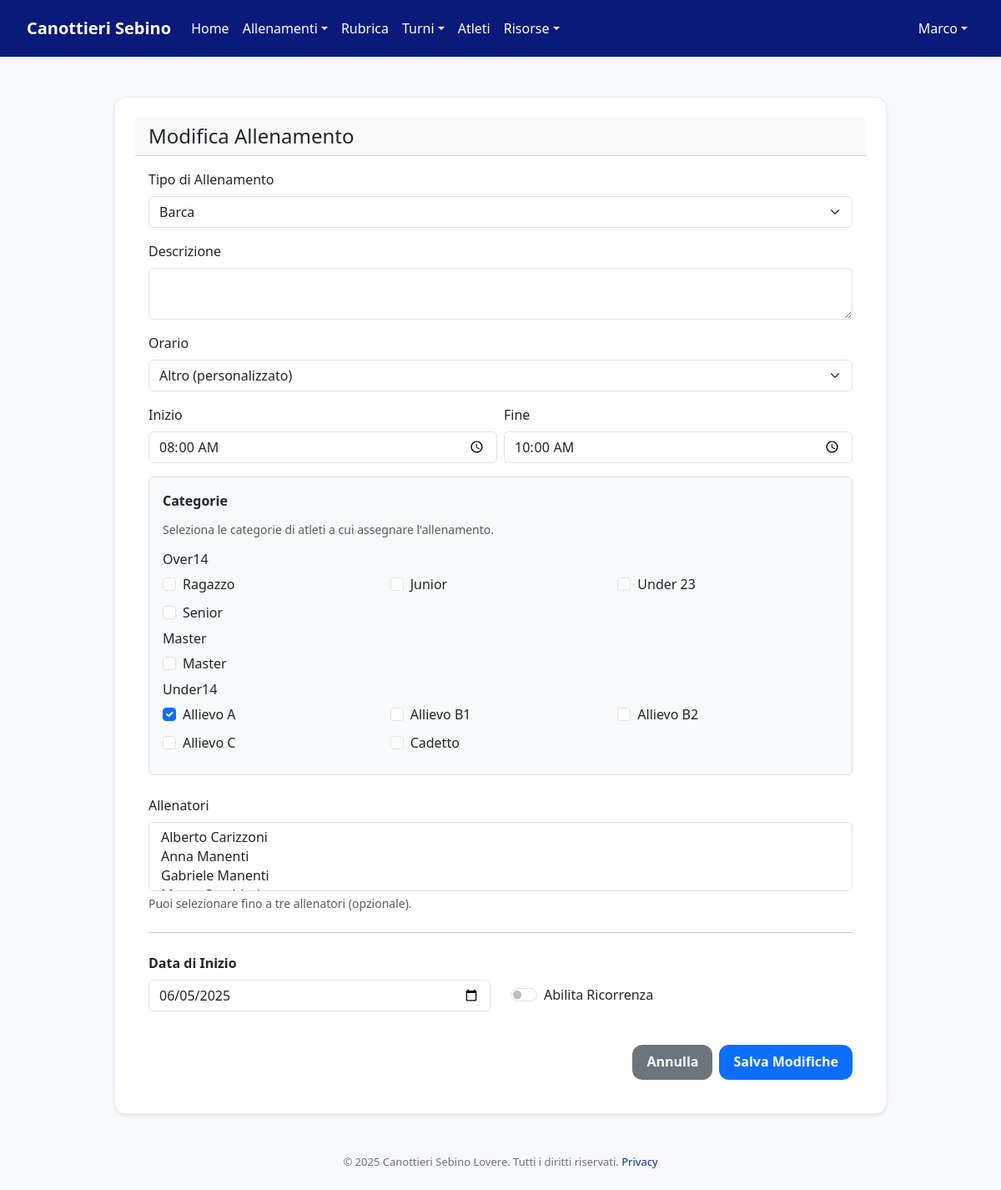
The page /allenamenti/1/modifica (signed in) on the database as committed earlier.
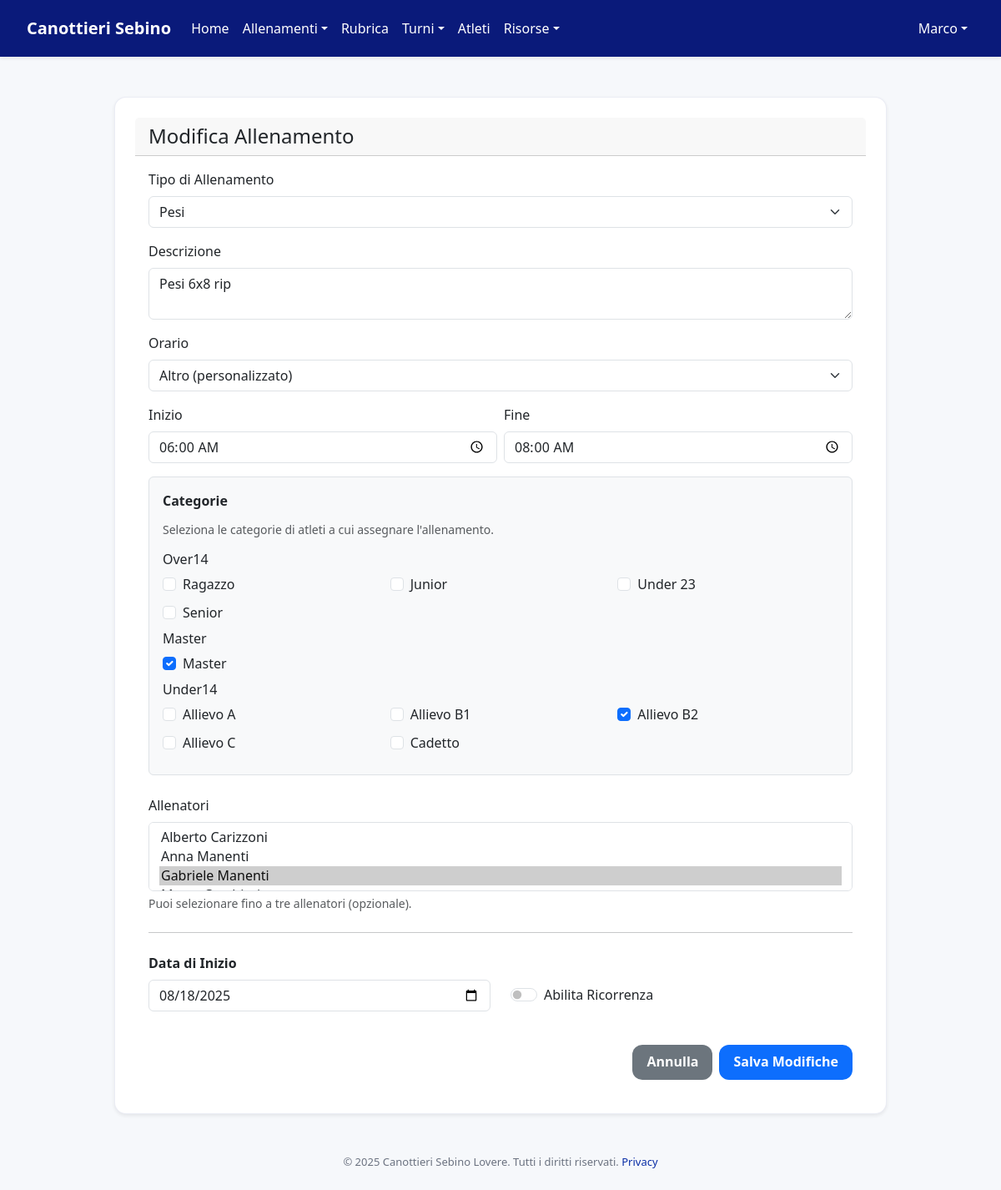
The same page on the database as committed later.
### models.py (models this page shows)
class Allenamento(Base):
    __tablename__ = "allenamenti"
    id = Column(Integer, primary_key=True, index=True)
    tipo = Column(String, nullable=False)
    descrizione = Column(String)
    data = Column(Date, nullable=False)
    orario = Column(String)
    time_start = Column(Time, nullable=True)
    time_end = Column(Time, nullable=True)
    recurrence = Column(String(20), nullable=True)
    repeat_until = Column(Date, nullable=True)
    barca_id = Column(ForeignKey('barche.id'), nullable=True)
    coach_id = Column(ForeignKey('users.id'), nullable=True)
    recurrence_id = Column(String, index=True, nullable=True)
    categories = relationship(
        "Categoria", secondary=allenamento_categoria_association, back_populates="allenamenti"
    )
    coaches = relationship(
        "User", secondary=allenamento_coach_association, back_populates="allenamenti_seguiti"
    )
    barca = relationship("Barca", lazy="selectin")
    coach = relationship("User", foreign_keys=[coach_id], lazy="selectin")

class Categoria(Base):
    __tablename__ = "categorie"
    id = Column(Integer, primary_key=True)
    nome = Column(String, unique=True, nullable=False)
    eta_min = Column(Integer, nullable=False)
    eta_max = Column(Integer, nullable=False)
    ordine = Column(Integer, default=0)
    macro_group = Column(String, nullable=True, index=True)
    allenamenti = relationship(
        "Allenamento", secondary=allenamento_categoria_association, back_populates="categories"
    )

### routers/trainings.py (the view)
@router.get("/allenamenti/{id}/modifica", response_class=HTMLResponse)
async def modifica_allenamento_form(
    id: int,
    request: Request,
    db: Session = Depends(get_db),
    staff_user: models.User = Depends(get_current_admin_or_coach_user),
):
    allenamento = db.query(models.Allenamento).options(
        joinedload(models.Allenamento.categories),
        joinedload(models.Allenamento.coaches),
    ).get(id)
    if not allenamento:
        raise HTTPException(status_code=404, detail="Allenamento non trovato")
    grouped_categories = _group_categories(db)
    available_coaches = (
        db.query(models.User)
        .join(models.User.roles)
        .filter(models.Role.name == "allenatore")
        .order_by(models.User.first_name, models.User.last_name)
        .all()
    )
    selected_category_names = [c.nome for c in allenamento.categories]
    selected_coach_ids = [c.id for c in allenamento.coaches]
    return templates.TemplateResponse(
        "allenamenti/modifica_allenamento.html",
        {
            "request": request,
            "current_user": staff_user,
            "allenamento": allenamento,
            "grouped_categories": grouped_categories,
            "selected_category_names": selected_category_names,
            "available_coaches": available_coaches,
            "selected_coach_ids": selected_coach_ids,
        },
    )

### templates/allenamenti/modifica_allenamento.html (shortened to what this page needs)
{% extends "layout/base.html" %}
{% block content %}
<div class="container mt-4">
    <div class="row justify-content-center">
        <div class="col-lg-10">
            <div class="card shadow-sm">
                <div class="card-header">
                    <h2 class="h4 mb-0">Modifica Allenamento</h2>
                </div>
                <div class="card-body">
                    {% include 'partials/_allenamento_form.html' %}
                </div>
            </div>
        </div>
    </div>
</div>
{% endblock %}

### templates/partials/_allenamento_form.html (shortened to what the changed rows need)
{% set allenamento_data = allenamento or {} %}
{% set selected_categories = selected_category_names or [] %}
{% set grouped = grouped_categories or {} %}
{% set orari = ["7:00-9:00", "8:30-10:30", "9:00-11:00", "10:30-12:00", "17:30-19:30", "18:00-20:00"] %}
{% set personal_start = (allenamento_data.orario.split('-')[0] if allenamento_data.orario and allenamento_data.orario not in orari else '') %}
{% set personal_end = (allenamento_data.orario.split('-')[1] if allenamento_data.orario and allenamento_data.orario not in orari else '') %}
<form method="post" id="allenamentoForm">
    <div class="mb-3">
        <label for="tipo" class="form-label">Tipo di Allenamento</label>
        <select class="form-select" id="tipo" name="tipo" required>
            {% set tipi = ["Barca", "Remoergometro", "Pesi", "Circuito", "Corsa", "Altro"] %}
            {% for t in tipi %}
                <option value="{{ t }}" {% if allenamento_data.tipo == t %}selected{% endif %}>{{ t }}</option>
            {% endfor %}
        </select>
    </div>
    <div class="mb-3">
        <label for="descrizione" class="form-label">Descrizione</label>
        <textarea class="form-control" id="descrizione" name="descrizione" rows="2">{{ allenamento_data.descrizione or '' }}</textarea>
    </div>
    <div class="mb-3">
        <label for="orario" class="form-label">Orario</label>
        <select class="form-select" id="orario" name="orario">
            <option value="personalizzato" {% if allenamento_data.orario and allenamento_data.orario not in orari %}selected{% endif %}>Altro (personalizzato)</option>
        </select>
    </div>
    <div class="mb-3" id="orario_personalizzato_wrapper" style="display: none;">
        <div class="row g-2">
            <div class="col">
                <label for="orario_start" class="form-label">Inizio</label>
                <input type="time" class="form-control" id="orario_start" name="orario_start" value="{{ personal_start }}">
            </div>
            <div class="col">
                <label for="orario_end" class="form-label">Fine</label>
                <input type="time" class="form-control" id="orario_end" name="orario_end" value="{{ personal_end }}">
            </div>
        </div>
    </div>
    <div class="mb-4 p-3 border rounded bg-light">
        <label class="form-label fw-bold">Categorie</label>
        <p class="form-text">Seleziona le categorie di atleti a cui assegnare l'allenamento.</p>
        {% for group_name, cats in grouped.items() %}
        <h6 class="mt-2">{{ group_name }}</h6>
        <div class="row g-2 mb-2">
            {% for category in cats %}
            <div class="col-md-4">
                <div class="form-check">
                    <input class="form-check-input" type="checkbox" name="category_names" value="{{ category }}" id="cat_{{ category.replace(' ', '_') }}" {% if category in selected_categories %}checked{% endif %}>
                    <label class="form-check-label" for="cat_{{ category.replace(' ', '_') }}">{{ category }}</label>
                </div>
            </div>
            {% endfor %}
        </div>
        {% endfor %}
    </div>
    <div class="mb-3">
        <label for="coach_ids" class="form-label">Allenatori</label>
        <select class="form-select" id="coach_ids" name="coach_ids" multiple size="3">
            {% for coach in available_coaches %}
            <option value="{{ coach.id }}" {% if coach.id in selected_coach_ids %}selected{% endif %}>{{ coach.first_name }} {{ coach.last_name }}</option>
            {% endfor %}
        </select>
        <div class="form-text">Puoi selezionare fino a tre allenatori (opzionale).</div>
    </div>
    <div class="row align-items-end">
        <div class="col-md-6 mb-3">
            <label for="data" class="form-label fw-bold">Data di Inizio</label>
            <input type="date" class="form-control" id="data" name="data" value="{{ allenamento_data.data or '' }}" required>
        </div>
    </div>
</form>

Rows that differ between the two databases and show on the page:
changed Allenamento "Altro (personalizzato)": tipo "Barca" → "Pesi"; descrizione (not shown) → "Pesi 6x8 rip"; data "06/05/2025" → "08/18/2025"
computed for Categoria "Master": nome "☐" → "☑"
computed for Categoria "Allievo A": nome "☑" → "☐"
computed for Categoria "Allievo B2": nome "☐" → "☑"
Other text that changed with them:
form field orario_start: "08:00" → "06:00"
form field orario_end: "10:00" → "08:00"
form field coach_ids: "Alberto Carizzoni / Anna Manenti / Gabriele Manenti" → "Alberto Carizzoni / Anna Manenti / Gabriele Manenti ☑"
